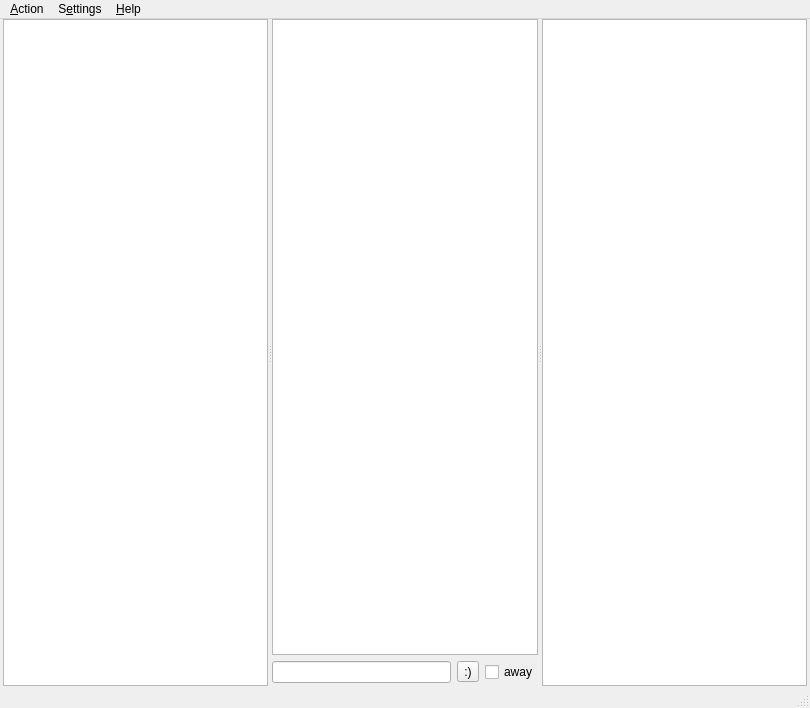
<?xml version="1.0" encoding="UTF-8"?>
<ui version="4.0">
 <class>MainWindow</class>
 <widget class="QMainWindow" name="MainWindow">
  <property name="geometry">
   <rect>
    <x>0</x>
    <y>0</y>
    <width>810</width>
    <height>708</height>
   </rect>
  </property>
  <property name="windowTitle">
   <string>GGPO</string>
  </property>
  <property name="windowIcon">
   <iconset>
    <normaloff>assets/icon-128.png</normaloff>assets/icon-128.png</iconset>
  </property>
  <widget class="QWidget" name="centralwidget">
   <layout class="QHBoxLayout" name="horizontalLayout_2">
    <property name="leftMargin">
     <number>3</number>
    </property>
    <property name="topMargin">
     <number>0</number>
    </property>
    <property name="rightMargin">
     <number>3</number>
    </property>
    <property name="bottomMargin">
     <number>0</number>
    </property>
    <item>
     <widget class="QSplitter" name="uiSplitter">
      <property name="orientation">
       <enum>Qt::Horizontal</enum>
      </property>
      <widget class="QListWidget" name="uiChannelsList"/>
      <widget class="QWidget" name="layoutWidget">
       <layout class="QVBoxLayout" name="verticalLayout">
        <property name="bottomMargin">
         <number>3</number>
        </property>
        <item>
         <widget class="QTextBrowser" name="uiChatHistoryTxtB">
          <property name="acceptDrops">
           <bool>false</bool>
          </property>
          <property name="readOnly">
           <bool>true</bool>
          </property>
          <property name="openExternalLinks">
           <bool>false</bool>
          </property>
          <property name="openLinks">
           <bool>false</bool>
          </property>
         </widget>
        </item>
        <item>
         <layout class="QHBoxLayout" name="horizontalLayout">
          <item>
           <widget class="CompletionLineEdit" name="uiChatInputEdit"/>
          </item>
          <item>
           <widget class="QToolButton" name="uiEmoticonTbtn">
            <property name="text">
             <string>:)</string>
            </property>
           </widget>
          </item>
          <item>
           <widget class="QCheckBox" name="uiAfkChk">
            <property name="text">
             <string>away</string>
            </property>
           </widget>
          </item>
         </layout>
        </item>
       </layout>
      </widget>
      <widget class="QTableView" name="uiPlayersTableV"/>
     </widget>
    </item>
   </layout>
  </widget>
  <widget class="QMenuBar" name="menubar">
   <property name="geometry">
    <rect>
     <x>0</x>
     <y>0</y>
     <width>810</width>
     <height>25</height>
    </rect>
   </property>
   <widget class="QMenu" name="menuAction">
    <property name="title">
     <string>&amp;Action</string>
    </property>
    <addaction name="uiAwayAct"/>
    <addaction name="uiFocusOnChatAct"/>
    <addaction name="uiEmoticonAct"/>
    <addaction name="uiClearChatHistoryAct"/>
    <addaction name="separator"/>
    <addaction name="uiToggleSidebarAction"/>
    <addaction name="uiContractChannelSidebarAct"/>
    <addaction name="uiExpandChannelSidebarAct"/>
    <addaction name="separator"/>
    <addaction name="uiContractPlayerListAct"/>
    <addaction name="uiExpandPlayerListAct"/>
    <addaction name="separator"/>
    <addaction name="uiSelectUnsupportedSavestateAct"/>
    <addaction name="uiSyncUnsupportedSavestatesAct"/>
    <addaction name="separator"/>
    <addaction name="uiQuitAct"/>
   </widget>
   <widget class="QMenu" name="menuSetting">
    <property name="title">
     <string>S&amp;ettings</string>
    </property>
    <widget class="QMenu" name="uiThemeMenu">
     <property name="title">
      <string>&amp;Theme</string>
     </property>
    </widget>
    <widget class="QMenu" name="uiSmoothingMenu">
     <property name="title">
      <string>Smoothing / Input &amp;lag</string>
     </property>
    </widget>
    <addaction name="uiMuteChallengeSoundAct"/>
    <addaction name="uiThemeMenu"/>
    <addaction name="uiSmoothingMenu"/>
    <addaction name="uiFontAct"/>
    <addaction name="uiCustomEmoticonsAct"/>
    <addaction name="separator"/>
    <addaction name="uiLocateGgpofbaAct"/>
    <addaction name="uiLocateWineAct"/>
    <addaction name="uiLocateUnsupportedSavestatesDirAct"/>
    <addaction name="uiLocateGeommdbAct"/>
    <addaction name="separator"/>
    <addaction name="uiNotifyPlayerStateChangeAct"/>
    <addaction name="uiShowCountryFlagInChatAct"/>
    <addaction name="uiDebugLogAct"/>
   </widget>
   <widget class="QMenu" name="menuAbout">
    <property name="title">
     <string>&amp;Help</string>
    </property>
    <addaction name="uiSRKForumAct"/>
    <addaction name="uiSRKWikiAct"/>
    <addaction name="uiJPWikiAct"/>
    <addaction name="separator"/>
    <addaction name="uiStrevivalAct"/>
    <addaction name="uiHitboxViewerAct"/>
    <addaction name="uiSafejumpGuideAct"/>
    <addaction name="uiMatchVideosAct"/>
    <addaction name="separator"/>
    <addaction name="uiAboutAct"/>
   </widget>
   <addaction name="menuAction"/>
   <addaction name="menuSetting"/>
   <addaction name="menuAbout"/>
  </widget>
  <widget class="QStatusBar" name="uiStatusbar"/>
  <action name="uiClearChatHistoryAct">
   <property name="text">
    <string>Clear chat his&amp;tory</string>
   </property>
   <property name="shortcut">
    <string>Ctrl+T</string>
   </property>
  </action>
  <action name="uiAwayAct">
   <property name="checkable">
    <bool>true</bool>
   </property>
   <property name="text">
    <string>Away from k&amp;eyboard</string>
   </property>
   <property name="shortcut">
    <string>Ctrl+E</string>
   </property>
  </action>
  <action name="uiQuitAct">
   <property name="text">
    <string>&amp;Quit</string>
   </property>
   <property name="shortcut">
    <string>Ctrl+Q</string>
   </property>
  </action>
  <action name="uiMuteChallengeSoundAct">
   <property name="checkable">
    <bool>true</bool>
   </property>
   <property name="text">
    <string>&amp;Mute Challenge Sound</string>
   </property>
   <property name="shortcut">
    <string>Ctrl+M</string>
   </property>
  </action>
  <action name="uiFontAct">
   <property name="text">
    <string>&amp;Font</string>
   </property>
  </action>
  <action name="uiAboutAct">
   <property name="text">
    <string>&amp;About</string>
   </property>
  </action>
  <action name="uiStrevivalAct">
   <property name="text">
    <string>Strategy &amp;&amp; &amp;News</string>
   </property>
  </action>
  <action name="uiHitboxViewerAct">
   <property name="text">
    <string>Hitbox &amp;Viewer</string>
   </property>
  </action>
  <action name="uiSafejumpGuideAct">
   <property name="text">
    <string>&amp;Safejump Guide</string>
   </property>
  </action>
  <action name="uiMatchVideosAct">
   <property name="text">
    <string>&amp;Match Videos</string>
   </property>
  </action>
  <action name="uiSRKForumAct">
   <property name="text">
    <string>Shoryuken &amp;Forum</string>
   </property>
  </action>
  <action name="uiSRKWikiAct">
   <property name="text">
    <string>Wiki (English)</string>
   </property>
  </action>
  <action name="uiJPWikiAct">
   <property name="text">
    <string>Wiki (Japanese)</string>
   </property>
  </action>
  <action name="uiDarkThemeAct">
   <property name="checkable">
    <bool>true</bool>
   </property>
   <property name="text">
    <string>&amp;Dark Orange</string>
   </property>
  </action>
  <action name="uiDebugLogAct">
   <property name="checkable">
    <bool>true</bool>
   </property>
   <property name="text">
    <string>Debug &amp;Log</string>
   </property>
  </action>
  <action name="uiEmoticonAct">
   <property name="text">
    <string>&amp;Insert Emoticon</string>
   </property>
   <property name="shortcut">
    <string>Ctrl+I</string>
   </property>
  </action>
  <action name="uiLocateGgpofbaAct">
   <property name="text">
    <string>&amp;Locate ggpofba.exe</string>
   </property>
  </action>
  <action name="uiLocateWineAct">
   <property name="text">
    <string>Locate &amp;Wine</string>
   </property>
  </action>
  <action name="uiLocateGeommdbAct">
   <property name="text">
    <string>Locate &amp;GeoIP mmdb</string>
   </property>
  </action>
  <action name="uiNotifyPlayerStateChangeAct">
   <property name="checkable">
    <bool>true</bool>
   </property>
   <property name="text">
    <string>&amp;Notify Player State Change</string>
   </property>
  </action>
  <action name="uiFocusOnChatAct">
   <property name="text">
    <string>Foc&amp;us on chat</string>
   </property>
   <property name="shortcut">
    <string>Ctrl+U</string>
   </property>
  </action>
  <action name="uiToggleSidebarAction">
   <property name="text">
    <string>To&amp;ggle Channel Sidebar</string>
   </property>
   <property name="shortcut">
    <string>Ctrl+G</string>
   </property>
  </action>
  <action name="uiExpandChannelSidebarAct">
   <property name="text">
    <string>&amp;+ Expand Channel Sidebar</string>
   </property>
   <property name="shortcut">
    <string>Ctrl+=</string>
   </property>
  </action>
  <action name="uiContractChannelSidebarAct">
   <property name="text">
    <string>&amp;- Contract Channel Sidebar</string>
   </property>
   <property name="shortcut">
    <string>Ctrl+-</string>
   </property>
  </action>
  <action name="uiContractPlayerListAct">
   <property name="text">
    <string>&amp;&gt; Contract Player List</string>
   </property>
   <property name="shortcut">
    <string>Ctrl+.</string>
   </property>
  </action>
  <action name="uiExpandPlayerListAct">
   <property name="text">
    <string>&amp;&lt; Expand Player List</string>
   </property>
   <property name="shortcut">
    <string>Ctrl+,</string>
   </property>
  </action>
  <action name="uiLocateUnsupportedSavestatesDirAct">
   <property name="text">
    <string>Locate &amp;Unsupported Savestates Directory</string>
   </property>
  </action>
  <action name="uiSyncUnsupportedSavestatesAct">
   <property name="text">
    <string>S&amp;ync Unsupported Savestates</string>
   </property>
  </action>
  <action name="uiSelectUnsupportedSavestateAct">
   <property name="text">
    <string>&amp;Select Unsupported Savestate</string>
   </property>
   <property name="shortcut">
    <string>Ctrl+S</string>
   </property>
  </action>
  <action name="uiFireThemeAct">
   <property name="checkable">
    <bool>true</bool>
   </property>
   <property name="text">
    <string>&amp;Fire</string>
   </property>
  </action>
  <action name="uiCustomQssFileAct">
   <property name="checkable">
    <bool>true</bool>
   </property>
   <property name="text">
    <string>Custom Qss File</string>
   </property>
  </action>
  <action name="uiNormalThemeAct">
   <property name="checkable">
    <bool>true</bool>
   </property>
   <property name="text">
    <string>&amp;Normal</string>
   </property>
  </action>
  <action name="action0">
   <property name="text">
    <string>0</string>
   </property>
  </action>
  <action name="uiCustomEmoticonsAct">
   <property name="text">
    <string>Custom &amp;Emoticons</string>
   </property>
  </action>
  <action name="uiShowCountryFlagInChatAct">
   <property name="checkable">
    <bool>true</bool>
   </property>
   <property name="text">
    <string>Show &amp;country flag in chat</string>
   </property>
  </action>
 </widget>
 <customwidgets>
  <customwidget>
   <class>CompletionLineEdit</class>
   <extends>QLineEdit</extends>
   <header>ggpo/gui/completionlineedit.h</header>
  </customwidget>
 </customwidgets>
 <resources/>
 <connections>
  <connection>
   <sender>uiQuitAct</sender>
   <signal>triggered()</signal>
   <receiver>MainWindow</receiver>
   <slot>close()</slot>
   <hints>
    <hint type="sourcelabel">
     <x>-1</x>
     <y>-1</y>
    </hint>
    <hint type="destinationlabel">
     <x>404</x>
     <y>353</y>
    </hint>
   </hints>
  </connection>
  <connection>
   <sender>uiClearChatHistoryAct</sender>
   <signal>triggered()</signal>
   <receiver>uiChatHistoryTxtB</receiver>
   <slot>clear()</slot>
   <hints>
    <hint type="sourcelabel">
     <x>-1</x>
     <y>-1</y>
    </hint>
    <hint type="destinationlabel">
     <x>404</x>
     <y>337</y>
    </hint>
   </hints>
  </connection>
  <connection>
   <sender>uiAwayAct</sender>
   <signal>toggled(bool)</signal>
   <receiver>uiAfkChk</receiver>
   <slot>setChecked(bool)</slot>
   <hints>
    <hint type="sourcelabel">
     <x>-1</x>
     <y>-1</y>
    </hint>
    <hint type="destinationlabel">
     <x>500</x>
     <y>660</y>
    </hint>
   </hints>
  </connection>
  <connection>
   <sender>uiAfkChk</sender>
   <signal>clicked()</signal>
   <receiver>uiAwayAct</receiver>
   <slot>trigger()</slot>
   <hints>
    <hint type="sourcelabel">
     <x>500</x>
     <y>660</y>
    </hint>
    <hint type="destinationlabel">
     <x>-1</x>
     <y>-1</y>
    </hint>
   </hints>
  </connection>
  <connection>
   <sender>uiFocusOnChatAct</sender>
   <signal>triggered()</signal>
   <receiver>uiChatInputEdit</receiver>
   <slot>setFocus()</slot>
   <hints>
    <hint type="sourcelabel">
     <x>-1</x>
     <y>-1</y>
    </hint>
    <hint type="destinationlabel">
     <x>355</x>
     <y>668</y>
    </hint>
   </hints>
  </connection>
 </connections>
</ui>
